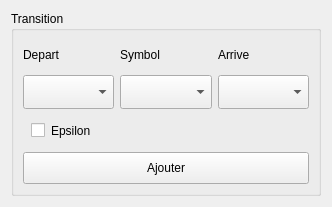
<?xml version="1.0" encoding="UTF-8"?>
<ui version="4.0">
 <class>Form</class>
 <widget class="QWidget" name="Form">
  <property name="geometry">
   <rect>
    <x>0</x>
    <y>0</y>
    <width>332</width>
    <height>207</height>
   </rect>
  </property>
  <property name="windowTitle">
   <string>Form</string>
  </property>
  <layout class="QVBoxLayout" name="verticalLayout">
   <item>
    <widget class="QGroupBox" name="groupBox">
     <property name="title">
      <string>Transition</string>
     </property>
     <layout class="QVBoxLayout" name="verticalLayout_2">
      <item>
       <layout class="QHBoxLayout" name="horizontalLayout">
        <item>
         <widget class="QLabel" name="label_2">
          <property name="text">
           <string>Depart</string>
          </property>
         </widget>
        </item>
        <item>
         <widget class="QLabel" name="label_3">
          <property name="text">
           <string>Symbol</string>
          </property>
         </widget>
        </item>
        <item>
         <widget class="QLabel" name="label">
          <property name="text">
           <string>Arrive</string>
          </property>
         </widget>
        </item>
       </layout>
      </item>
      <item>
       <layout class="QHBoxLayout" name="horizontalLayout_2">
        <item>
         <widget class="QComboBox" name="comboBox_3">
          <property name="styleSheet">
           <string notr="true">padding:8px</string>
          </property>
         </widget>
        </item>
        <item>
         <widget class="QComboBox" name="symbolBox">
          <property name="styleSheet">
           <string notr="true">padding:8px</string>
          </property>
         </widget>
        </item>
        <item>
         <widget class="QComboBox" name="comboBox">
          <property name="styleSheet">
           <string notr="true">padding:8px</string>
          </property>
         </widget>
        </item>
       </layout>
      </item>
      <item>
       <widget class="QCheckBox" name="epsilonCheck">
        <property name="styleSheet">
         <string notr="true">padding:8px</string>
        </property>
        <property name="text">
         <string>Epsilon</string>
        </property>
       </widget>
      </item>
      <item>
       <widget class="QPushButton" name="addButton">
        <property name="styleSheet">
         <string notr="true">padding:8px</string>
        </property>
        <property name="text">
         <string>Ajouter</string>
        </property>
        <property name="icon">
         <iconset>
          <normaloff>../Views/icons/new.png</normaloff>../Views/icons/new.png</iconset>
        </property>
       </widget>
      </item>
     </layout>
    </widget>
   </item>
  </layout>
 </widget>
 <resources/>
 <connections/>
</ui>
